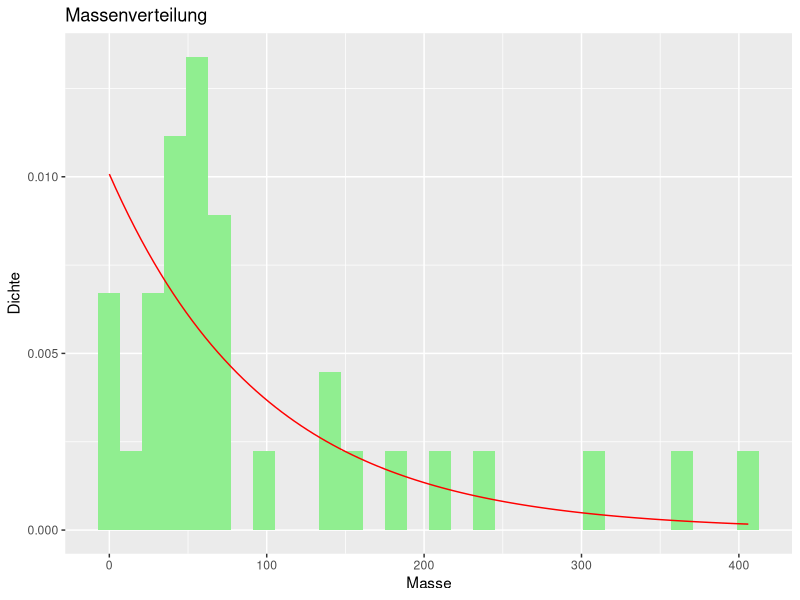
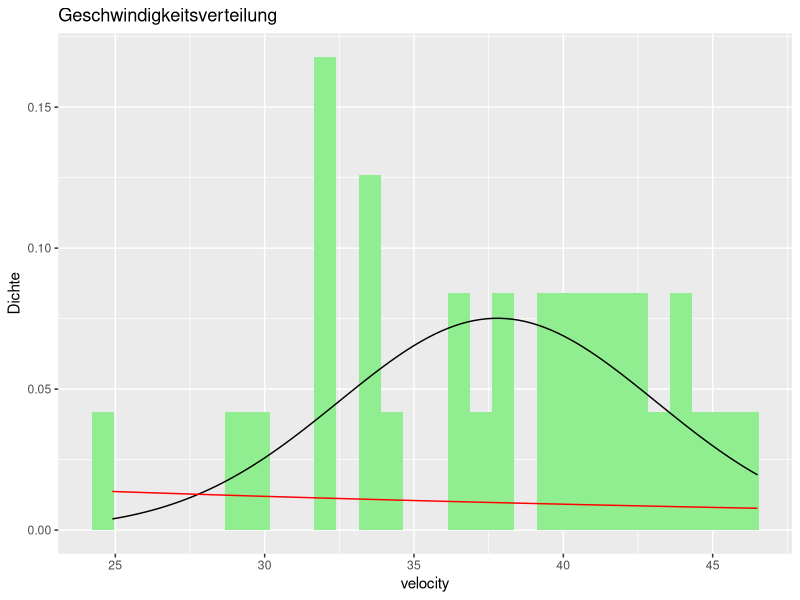
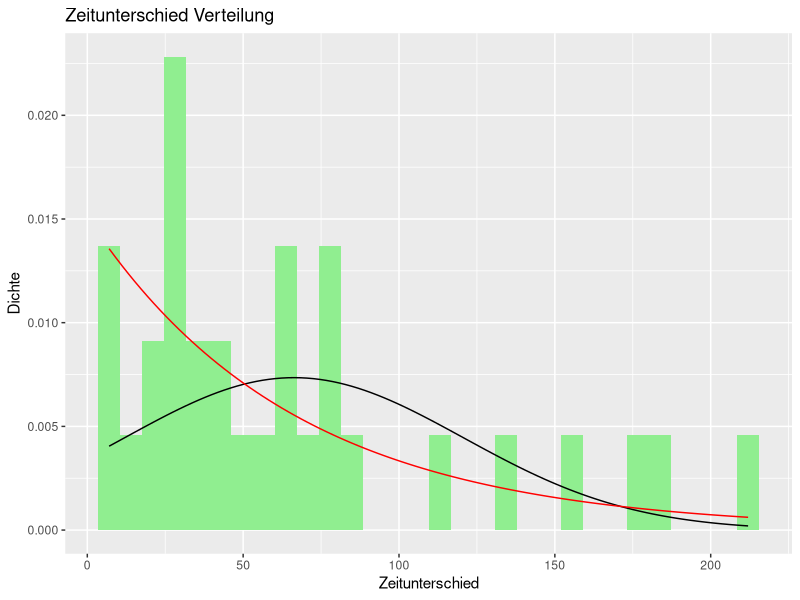
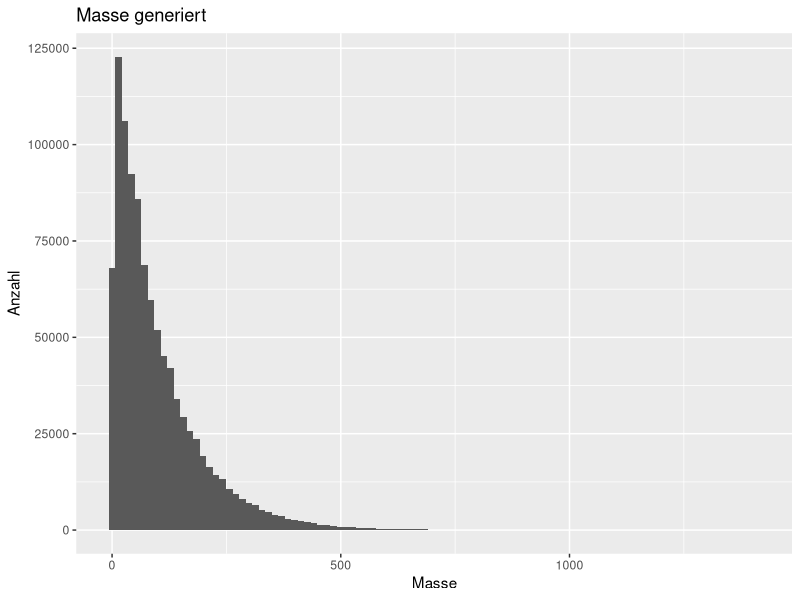
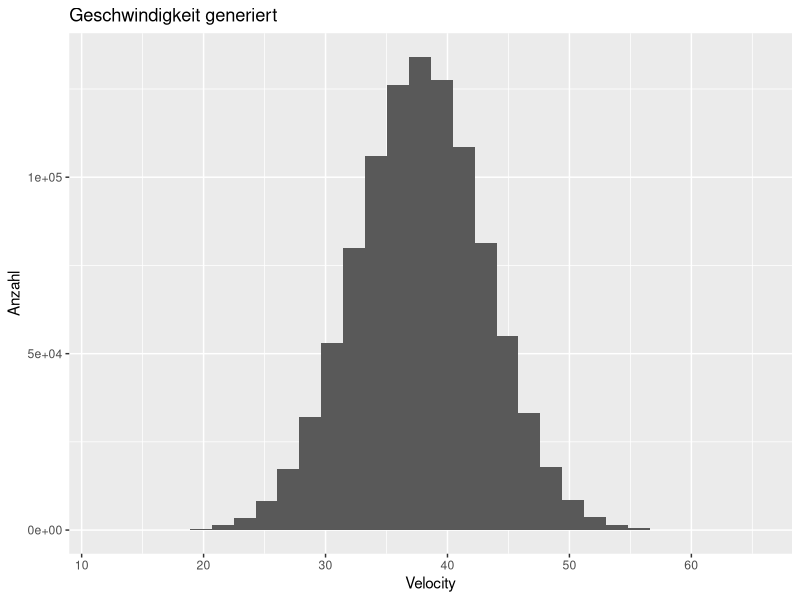
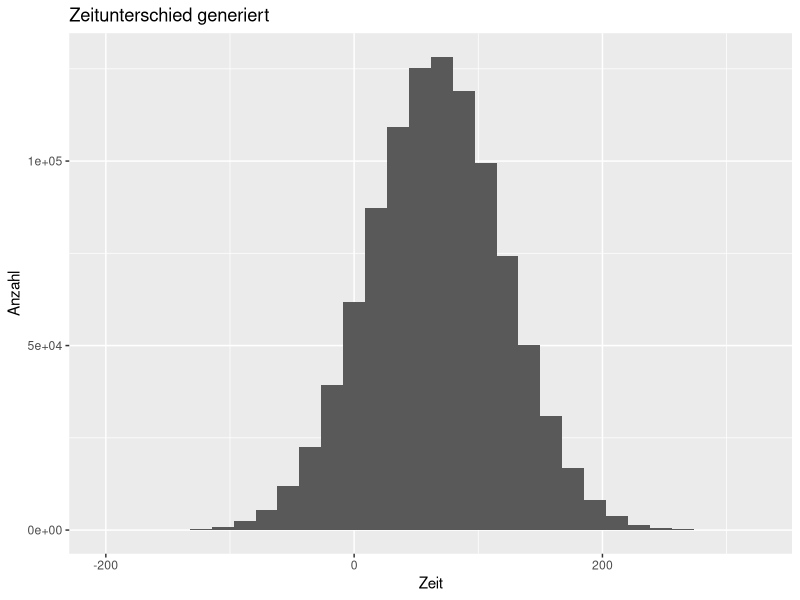

The R script that drew these images, in order:
library(tidyverse)
library(MASS)

# Read Data
zone1_raw <- read.csv("out_2.csv")

# Data Wrangling
zone1 <- zone1_raw %>% 
  filter(Date != "") %>% 
  mutate(
    datetime = ymd_hm(paste(Date, Uhrzeit, sep = " ")), 
    masse = m..kg., 
    velocity = v..m.s.) %>% 
  arrange(datetime) %>% 
  dplyr::select(datetime, masse, velocity)

# Data Wrangling for Time Difference
time_diff <- data.frame(
  stunden = as.numeric(diff(zone1$datetime))
)

# Calc Distribution
fit_exp_masse <- fitdistr(zone1$masse, "exponential")

fit_norm_velocity <- fitdistr(zone1$velocity, "normal")
fit_exp_velocity <- fitdistr(zone1$velocity, "exponential")

fit_norm_time_diff <- fitdistr(time_diff$stunden, "normal")
fit_exp_time_diff <- fitdistr(time_diff$stunden, "exponential")

# Plot Mass with Exponential Distribution
ggplot(data = zone1, aes(x = masse)) +
  geom_histogram(aes(y = ..density..), fill = "lightgreen") +
  stat_function(fun = dexp, args = list(rate = fit_exp_masse$estimate[1]), color = "red") +
  ylab("Dichte") +
  xlab("Masse") +
  ggtitle("Massenverteilung")

ggplot(data = zone1, aes(x = velocity)) +
  geom_histogram(aes(y = ..density..), fill = "lightgreen") +
  stat_function(fun = dnorm, args = list(mean = fit_norm_velocity$estimate[1], sd = fit_norm_velocity$estimate[2]), color = "black") +
  stat_function(fun = dexp, args = list(rate = fit_exp_velocity$estimate[1]), color = "red") +
  ylab("Dichte") +
  xlab("velocity") +
  ggtitle("Geschwindigkeitsverteilung")

ggplot(data = time_diff, aes(x = stunden)) +
  geom_histogram(aes(y = ..density..), fill = "lightgreen") +
  stat_function(fun = dnorm, args = list(mean = fit_norm_time_diff$estimate[1], sd = fit_norm_time_diff$estimate[2]), color = "black") +
  stat_function(fun = dexp, args = list(rate = fit_exp_time_diff$estimate[1]), color = "red") +
  
  ylab("Dichte") +
  xlab("Zeitunterschied") +
  ggtitle("Zeitunterschied Verteilung")

# Generate Data from Exponential Distribution
set.seed(1234)
amount <- 1000000
zone1_generated <- data.frame(
  masse = rexp(amount, rate = fit_exp_masse$estimate[1]) %>% ceiling,
  velocity = rnorm(amount, mean = fit_norm_velocity$estimate[1], sd = fit_norm_velocity$estimate[2]),
  time_diff_stunden = rnorm(amount,mean = fit_norm_time_diff$estimate[1], sd = fit_norm_time_diff$estimate[2])
) %>% 
  mutate(kin_energy = masse * velocity * velocity * 0.5 / 1000,)

# Plot generated Data
ggplot(data = zone1_generated, aes(x = masse)) +
  geom_histogram(bins = 100) +
  ylab("Anzahl") +
  xlab("Masse") +
  ggtitle("Masse generiert")

ggplot(data = zone1_generated, aes(x = velocity)) +
  geom_histogram() +
  ylab("Anzahl") +
  xlab("Velocity") +
  ggtitle("Geschwindigkeit generiert")

# Plot generated Data
ggplot(data = zone1_generated, aes(x = time_diff_stunden)) +
  geom_histogram() +
  ylab("Anzahl") +
  xlab("Zeit") +
  ggtitle("Zeitunterschied generiert")
